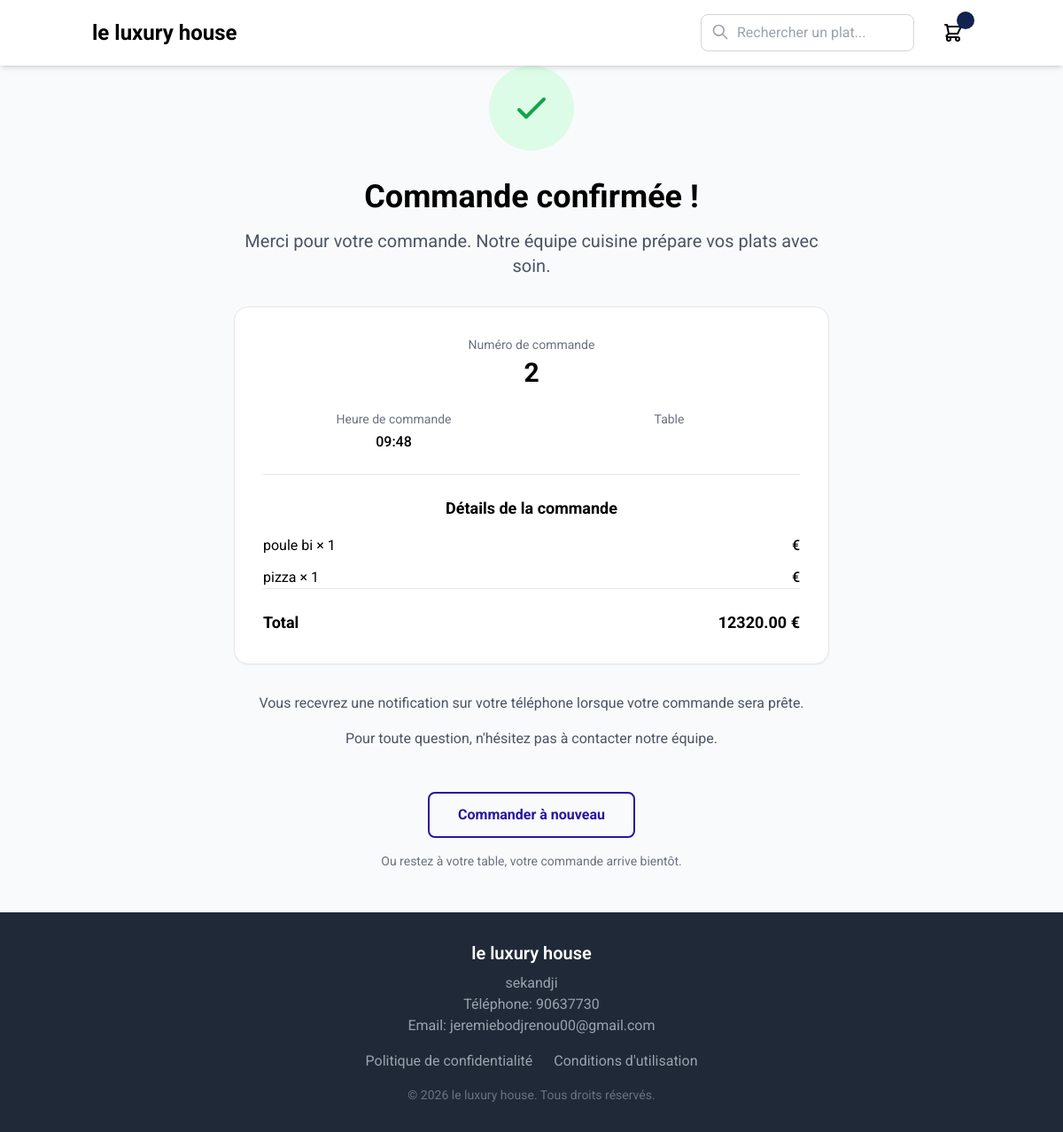
/order/2/confirmation/, run on the app's committed database.
### base/models.py (models this page shows, shortened)
class Restaurant(models.Model):
    owner = models.ForeignKey(User, on_delete=models.CASCADE, related_name='restaurants')
    name = models.CharField(max_length=200)
    slug = models.SlugField(unique=True, blank=True)
    subdomain = models.SlugField(unique=True,null=True, blank=True)
    description = models.TextField(blank=True)
    address = models.CharField(max_length=300)
    phone = models.CharField(max_length=20)
    email = models.EmailField()
    logo = models.ImageField(upload_to='restaurants/logos/', blank=True)
    cover_image = models.ImageField(upload_to='restaurants/covers/', blank=True)
    opening_hours = models.JSONField(default=dict, blank=True)
    subscription_plan = models.ForeignKey(SubscriptionPlan, on_delete=models.SET_NULL, null=True)
    subscription_start = models.DateTimeField(null=True, blank=True)
    subscription_end = models.DateTimeField(null=True, blank=True)
    is_active = models.BooleanField(default=True)
    qr_code = models.ImageField(upload_to='qrcodes/', blank=True)
    primary_color = models.CharField(max_length=7, default='#FF6B6B')
    secondary_color = models.CharField(max_length=7, default='#4ECDC4')
    created_at = models.DateTimeField(auto_now_add=True)
    updated_at = models.DateTimeField(auto_now=True)

class Order(models.Model):
    STATUS_CHOICES = [
        ('pending', 'En attente'),
        ('confirmed', 'Confirmée'),
        ('preparing', 'En préparation'),
        ('ready', 'Prête'),
        ('delivered', 'Livrée'),
        ('cancelled', 'Annulée'),
    ]
    ORDER_TYPE_CHOICES = [
        ('dine_in', 'Sur place'),
        ('takeaway', 'À emporter'),
        ('delivery', 'Livraison'),
    ]
    restaurant = models.ForeignKey(Restaurant, on_delete=models.CASCADE, related_name='orders')
    table = models.ForeignKey(Table, on_delete=models.SET_NULL, null=True, blank=True)
    order_number = models.CharField(max_length=20, unique=True, blank=True)
    customer_name = models.CharField(max_length=200, blank=True)
    customer_phone = models.CharField(max_length=20, blank=True)
    customer_email = models.EmailField(blank=True)
    order_type = models.CharField(max_length=20, choices=ORDER_TYPE_CHOICES, default='dine_in')
    status = models.CharField(max_length=20, choices=STATUS_CHOICES, default='pending')
    subtotal = models.DecimalField(max_digits=10, decimal_places=2, default=0)
    tax = models.DecimalField(max_digits=10, decimal_places=2, default=0)
    total = models.DecimalField(max_digits=10, decimal_places=2, default=0)
    notes = models.TextField(blank=True)
    created_at = models.DateTimeField(auto_now_add=True)
    updated_at = models.DateTimeField(auto_now=True)

class OrderItem(models.Model):
    order = models.ForeignKey(Order, on_delete=models.CASCADE, related_name='items')
    menu_item = models.ForeignKey(MenuItem, on_delete=models.CASCADE)
    quantity = models.IntegerField(default=1)
    price = models.DecimalField(max_digits=10, decimal_places=2)
    notes = models.TextField(blank=True)

class MenuItem(models.Model):
    restaurant = models.ForeignKey(Restaurant, on_delete=models.CASCADE, related_name='menu_items')
    category = models.ForeignKey(Category, on_delete=models.CASCADE, related_name='items')
    name = models.CharField(max_length=200)
    slug = models.SlugField(blank=True)
    description = models.TextField(blank=True)
    price = models.DecimalField(max_digits=10, decimal_places=2)
    discount_price = models.DecimalField(max_digits=10, decimal_places=2, null=True, blank=True)
    image = models.ImageField(upload_to='menu_items/', blank=True)
    ingredients = models.TextField(blank=True)
    allergens = models.CharField(max_length=300, blank=True)
    is_vegetarian = models.BooleanField(default=False)
    is_vegan = models.BooleanField(default=False)
    is_spicy = models.BooleanField(default=False)
    is_available = models.BooleanField(default=True)
    preparation_time = models.IntegerField(help_text="Temps en minutes", default=15)
    order = models.IntegerField(default=0)
    created_at = models.DateTimeField(auto_now_add=True)
    updated_at = models.DateTimeField(auto_now=True)
    class Meta:
        ordering = ['order', 'name']

### customer/views.py (the view)
# urls.py: path("order/<int:order_id>/confirmation/", order_confirmation, name="order_confirmation"),
def order_confirmation(request, order_id):
    order = get_object_or_404(Order, id=order_id)
    customization = RestaurantCustomization.objects.filter(
        restaurant=order.restaurant
    ).first()
    return render(request, "customer/confirmation.html", {
        "order": order,
        "restaurant": order.restaurant,
        "customization": customization
    })

### templates/customer/confirmation.html (shortened to what this page needs)
{% extends 'customer/base.html' %}
{% block content %}
<div class="max-w-2xl mx-auto text-center">
    <div class="mb-8">
        <div class="mx-auto h-24 w-24 bg-green-100 rounded-full flex items-center justify-center">
            <svg class="h-12 w-12 text-green-600" fill="none" stroke="currentColor" viewBox="0 0 24 24">
                <path stroke-linecap="round" stroke-linejoin="round" stroke-width="2" d="M5 13l4 4L19 7"></path>
            </svg>
        </div>
    </div>
    <h1 class="text-4xl font-bold mb-4 primary-text">Commande confirmée !</h1>
    <p class="text-xl text-gray-600 mb-8">
        Merci pour votre commande. Notre équipe cuisine prépare vos plats avec soin.
    </p>
    <div class="bg-white rounded-2xl shadow-sm border border-gray-200 p-8 mb-8">
        <div class="space-y-6">
            <div>
                <p class="text-sm text-gray-500 mb-1">Numéro de commande</p>
                <p class="text-3xl font-bold secondary-text">{{ order.id }}</p>
            </div>
            <div class="grid grid-cols-2 gap-4">
                <div>
                    <p class="text-sm text-gray-500 mb-1">Heure de commande</p>
                    <p class="font-medium">{{ order.created_at|date:"H:i" }}</p>
                </div>
                <div>
                    <p class="text-sm text-gray-500 mb-1">Table</p>
                </div>
            </div>
            <div class="pt-6 border-t border-gray-200">
                <h3 class="text-lg font-bold mb-4">Détails de la commande</h3>
                <div class="space-y-3">
                    {% for item in order.items.all %}
                    <div class="flex justify-between">
                        <span>{{ item.menu_item.name }} × {{ item.quantity }}</span>
                        <span class="font-medium">{{ item.total_price }} €</span>
                    </div>
                    {% endfor %}
                </div>
                <div class="pt-6 border-t border-gray-200">
                    <div class="flex justify-between text-lg font-bold">
                        <span>Total</span>
                        <span class="secondary-text">{{ order.total }} €</span>
                    </div>
                </div>
            </div>
        </div>
    </div>
    <div class="space-y-4 text-gray-600">
        <p>
            Vous recevrez une notification sur votre téléphone lorsque votre commande sera prête.
        </p>
        <p>
            Pour toute question, n'hésitez pas à contacter notre équipe.
        </p>
    </div>
    <div class="mt-12 space-y-4">
        <a
            href="{% url 'client_menu' table_token=table_token %}"
            class="inline-block px-8 py-3 border-2 border-primary text-primary font-bold rounded-lg hover:bg-primary hover:text-white transition-colors"
        >
            Commander à nouveau
        </a>
        <p class="text-sm text-gray-500">
            Ou restez à votre table, votre commande arrive bientôt.
        </p>
    </div>
</div>
{% endblock %}

### templates/customer/navbar.html (shortened to what this page needs)
<nav class="sticky top-0 z-40 bg-white shadow-md">
    <div class="container mx-auto px-4 py-4">
        <div class="flex items-center justify-between">
            <div class="flex items-center space-x-4">
                <div>
                    <h1 class="text-2xl font-bold primary-text">{{ restaurant.name }}</h1>
                </div>
            </div>
            <div class="flex items-center space-x-6">
                <div class="hidden md:block">
                    <div class="relative">
                        <input
                            type="text"
                            x-model="searchQuery"
                            placeholder="Rechercher un plat..."
                            class="pl-10 pr-4 py-2 border border-gray-300 rounded-lg focus:outline-none focus:ring-2 focus:ring-secondary focus:border-transparent"
                        >
                        <svg class="absolute left-3 top-2.5 h-5 w-5 text-gray-400" fill="none" stroke="currentColor" viewBox="0 0 24 24">
                            <path stroke-linecap="round" stroke-linejoin="round" stroke-width="2" d="M21 21l-6-6m2-5a7 7 0 11-14 0 7 7 0 0114 0z"></path>
                        </svg>
                    </div>
                </div>
                <button
                    @click="showCart = true"
                    class="relative p-2 hover:bg-gray-100 rounded-full transition-colors"
                >
                    <span
                        x-show="cartCount > 0"
                        x-text="cartCount"
                        class="absolute -top-1 -right-1 bg-secondary text-white text-xs font-bold rounded-full h-5 w-5 flex items-center justify-center"
                    ></span>
                </button>
            </div>
        </div>
    </div>
</nav>

### templates/customer/footer.html
<footer class="bg-gray-800 text-white py-8 mt-12">
    <div class="container mx-auto px-4 text-center">
        <div class="mb-4">
            <h3 class="text-xl font-semibold text-primary-color mb-2">{{ restaurant.name }}</h3>
            <p class="text-gray-400">{{ restaurant.address }}</p>
            <p class="text-gray-400">Téléphone: {{ restaurant.phone }}</p>
            <p class="text-gray-400">Email: {{ restaurant.email }}</p>
        </div>
        <div class="flex justify-center space-x-6 mb-4">
            <a href="#" class="text-gray-400 hover:text-primary-color transition-colors duration-300">Politique de confidentialité</a>
            <a href="#" class="text-gray-400 hover:text-primary-color transition-colors duration-300">Conditions d'utilisation</a>
        </div>
        <p class="text-gray-500 text-sm">&copy; {% now "Y" %} {{ restaurant.name }}. Tous droits réservés.</p>
    </div>
</footer>

### data on the page
Restaurant: name "le luxury house", address "sekandji", phone "90637730", email "jeremiebodjrenou00@gmail.com"
Order: id "2", created_at "09:48", total "12320.00"
OrderItem: menu_item.name "poule bi", quantity "1"
OrderItem: menu_item.name "pizza", quantity "1"
